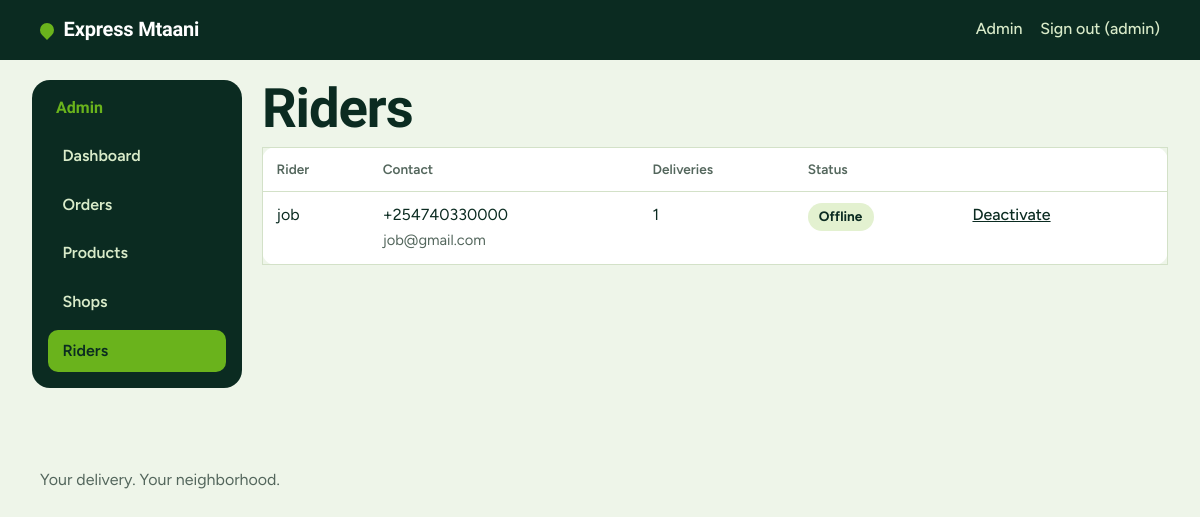
Page /admin/riders (signed in) on the committed database.
### app/models.py (models this page shows, shortened)
class User(UserMixin, db.Model):
    __tablename__ = "users"
    id = db.Column(db.Integer, primary_key=True)
    name = db.Column(db.String(80), nullable=False)
    email = db.Column(db.String(120), unique=True, nullable=False, index=True)
    phone = db.Column(db.String(20), nullable=False)
    password_hash = db.Column(db.String(255), nullable=False)
    role = db.Column(db.String(20), nullable=False, default="customer", index=True)
    active = db.Column(db.Boolean, nullable=False, default=True)
    approved = db.Column(db.Boolean, nullable=False, default=True)  # riders start unapproved
    created_at = db.Column(db.DateTime, nullable=False, default=utcnow)
    online = db.Column(db.Boolean, nullable=False, default=False)
    last_lat = db.Column(db.Float)
    last_lng = db.Column(db.Float)
    last_seen_at = db.Column(db.DateTime)
    @property
    def is_active(self):  # Flask-Login
        return bool(self.active)
    @property
    def first_name(self):
        return (self.name or "").split(" ")[0]
    def is_fresh(self):
        if not (self.online and self.last_seen_at and self.last_lat is not None):
            return False
        limit = timedelta(seconds=current_app.config["RIDER_FRESH_SECONDS"])
        return utcnow() - self.last_seen_at <= limit

### app/admin.py (the view)
@bp.get("/riders")
def riders():
    rows = User.query.filter_by(role="rider").order_by(User.approved.asc(), User.name).all()
    delivered = dict(db.session.query(Order.rider_id, func.count(Order.id))
                     .filter(Order.status == "delivered").group_by(Order.rider_id).all())
    return render_template("admin/riders.html", riders=rows, delivered=delivered)

### app/admin.py (called while the page is built)
@bp.before_request
def admin_only():
    if not current_user.is_authenticated:
        return redirect(url_for("auth.login", next=request.path))
    if current_user.role != "admin":
        abort(403)

### app/models.py (called while the page is built)
def utcnow():
    return datetime.now(timezone.utc).replace(tzinfo=None)

@login_manager.user_loader
def load_user(user_id):
    try:
        user = db.session.get(User, int(user_id))
    except (TypeError, ValueError):
        return None
    if user and user.active and (user.role != "rider" or user.approved):
        return user
    return None

### app/storefront.py (called while the page is built)
def _cart():
    cart = session.get("cart")
    if not isinstance(cart, dict) or not isinstance(cart.get("items"), dict) or "shop_id" not in cart:
        return {"shop_id": None, "items": {}}
    return cart

@bp.app_context_processor
def inject_cart_count():
    items = _cart()["items"]
    return {"cart_count": sum(v for v in items.values() if isinstance(v, int))}

### app/templates/admin/riders.html (shortened to what this page needs)
{% extends "admin/base.html" %}
{% block admin %}
<h1>Riders</h1>
{% if riders %}
<div class="table-wrap"><table class="table">
  <thead><tr><th>Rider</th><th>Contact</th><th>Deliveries</th><th>Status</th><th></th></tr></thead>
  <tbody>
  {% for r in riders %}
    <tr>
      <td data-label="Rider">{{ r.name }}</td>
      <td data-label="Contact">{{ r.phone }}<br><span class="hint">{{ r.email }}</span></td>
      <td data-label="Deliveries">{{ delivered.get(r.id, 0) }}</td>
      <td data-label="Status">
        {% if not r.approved %}<span class="badge badge--placed">Waiting for approval</span>
        {% elif not r.active %}<span class="badge badge--cancelled">Deactivated</span>
        {% elif r.is_fresh() %}<span class="badge badge--on_the_way">Online</span>
        {% else %}<span class="badge">Offline</span>{% endif %}
      </td>
      <td class="actions-cell">
        {% if not r.approved %}
          <form method="post" action="{{ url_for('admin.rider_approve', user_id=r.id) }}" class="inline-form">
            <input type="hidden" name="csrf_token" value="{{ csrf_token() }}"><button class="btn btn--primary btn--small" type="submit">Approve</button></form>
        {% elif r.active %}
          <form method="post" action="{{ url_for('admin.rider_deactivate', user_id=r.id) }}" class="inline-form" onsubmit="return confirm('Deactivate {{ r.name }}?');">
            <input type="hidden" name="csrf_token" value="{{ csrf_token() }}"><button class="link-button" type="submit">Deactivate</button></form>
        {% else %}
          <form method="post" action="{{ url_for('admin.rider_activate', user_id=r.id) }}" class="inline-form">
            <input type="hidden" name="csrf_token" value="{{ csrf_token() }}"><button class="link-button" type="submit">Reactivate</button></form>
        {% endif %}
      </td>
    </tr>
  {% endfor %}
  </tbody>
</table></div>
{% else %}<p class="empty">No riders yet. Riders sign up from the "Ride with us" link and appear here for approval.</p>{% endif %}
{% endblock %}

### app/templates/base.html (shortened to what this page needs)
<!doctype html>
<html lang="en">
<head>
  <link rel="stylesheet" href="{{ url_for('static', filename='css/style.css') }}">
</head>
<body>
  <header class="site-header">
    <a class="brand" href="{{ url_for('shop.home') }}">
      <span class="brand__mark" aria-hidden="true"></span>Express Mtaani
    </a>
    <nav class="site-nav" aria-label="Main">
      {% if current_user.is_authenticated %}
        {% if current_user.role == 'admin' %}
          <a href="{{ url_for('admin.dashboard') }}">Admin</a>
        {% elif current_user.role == 'rider' %}
          <a href="{{ url_for('rider.dashboard') }}">Deliveries</a>
        {% else %}
          <a href="{{ url_for('shop.my_orders') }}">My orders</a>
        {% endif %}
        <form method="post" action="{{ url_for('auth.logout') }}" class="inline-form">
          <button type="submit" class="link-button">Sign out ({{ current_user.first_name }})</button>
        </form>
      {% else %}
        <a href="{{ url_for('shop.cart') }}">Cart{% if cart_count %} ({{ cart_count }}){% endif %}</a>
        <a href="{{ url_for('auth.login') }}">Sign in</a>
        <a href="{{ url_for('auth.register') }}">Sign up</a>
        <a href="{{ url_for('auth.rider_register') }}">Ride with us</a>
      {% endif %}
    </nav>
  </header>
  <main id="main">
    {% block content %}{% endblock %}
  </main>
  <footer class="site-footer">
    <p>Your delivery. Your neighborhood.</p>
  </footer>
</body>
</html>

### app/static/css/style.css (style rules this page uses)
:root { --green-900: #0b2b21; --green-700: #1b5a2a; --lime: #6ab31c; --lime-soft: #e3f1d0; --lime-text: #2f6b0a; --mint: #eef5e9; --surface: #ffffff; --line: #d3e1c8; --muted: #53665c; --danger: #b3261e; --danger-soft: #fbe9e7; --radius: 14px; --font-display: "Bricolage Grotesque", "Segoe UI", system-ui, sans-serif; --font-body: "Figtree", "Segoe UI", system-ui, sans-serif; }
*, *::before, *::after { box-sizing: border-box; }
html { -webkit-text-size-adjust: 100%; }
body { margin: 0; font-family: var(--font-body); font-size: 1rem; line-height: 1.55; color: var(--green-900); background: var(--mint); }
a { color: var(--lime-text); }
h1, h2 { font-family: var(--font-display); font-weight: 800; line-height: 1.08; letter-spacing: -0.02em; margin: 0 0 .5rem; }
h1 { font-size: clamp(2rem, 6vw, 3.4rem); }
p { margin: 0 0 1rem; }
.site-header { display: flex; align-items: center; justify-content: space-between; gap: 1rem; padding: .9rem clamp(1rem, 4vw, 2.5rem); background: var(--green-900); color: #fff; }
.brand { display: inline-flex; align-items: center; gap: .6rem; color: #fff; text-decoration: none; font-family: var(--font-display); font-weight: 800; font-size: 1.25rem; letter-spacing: -0.01em; }
.brand__mark { width: 14px; height: 14px; border-radius: 50% 50% 50% 0; transform: rotate(-45deg); background: var(--lime); }
.site-nav { display: flex; gap: 1.1rem; flex-wrap: wrap; }
.site-nav a { color: #d9ebc9; text-decoration: none; font-weight: 500; }
.site-footer { padding: 2rem clamp(1rem, 4vw, 2.5rem); color: var(--muted); }
.hint { color: var(--muted); font-size: .92rem; margin: 0; }
.badge { display: inline-block; justify-self: start; padding: .2rem .7rem; border-radius: 999px; font-size: .85rem; font-weight: 700; background: var(--lime-soft); color: var(--green-900); }
.inline-form { display: inline; margin: 0; }
.link-button { background: none; border: 0; padding: 0; font: inherit; font-weight: 500; color: inherit; text-decoration: underline; cursor: pointer; }
.site-nav .link-button { color: #d9ebc9; text-decoration: none; }
.actions-cell { white-space: nowrap; }
.actions-cell > * { margin-right: .75rem; }
.table-wrap { overflow-x: auto; }
.table { width: 100%; border-collapse: collapse; background: var(--surface); border: 1px solid var(--line); border-radius: var(--radius); }
.table th, .table td { text-align: left; padding: .7rem .85rem; border-bottom: 1px solid var(--line); vertical-align: top; }
.table th { font-size: .85rem; color: var(--muted); font-weight: 600; }

### rows in the picture
User: first_name "admin"
User: name "job", phone "+254740330000", email "job@gmail.com", get "1", approved "Offline"
